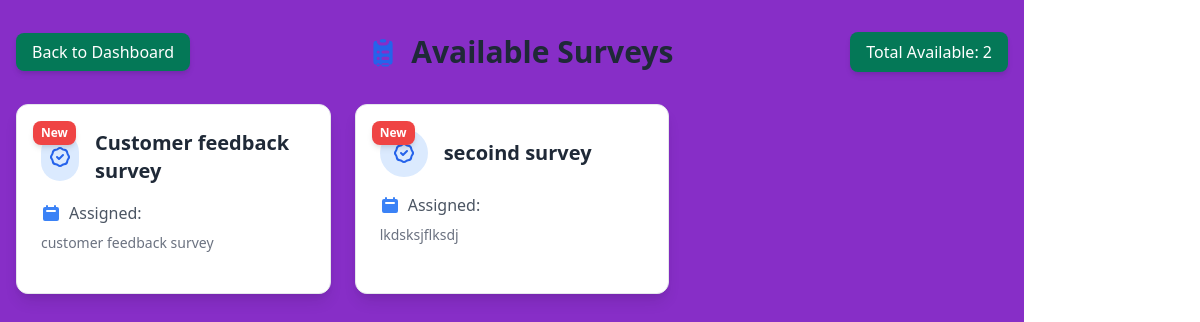
Before: /respondent/survey_wall/ (signed in) with the older database file.
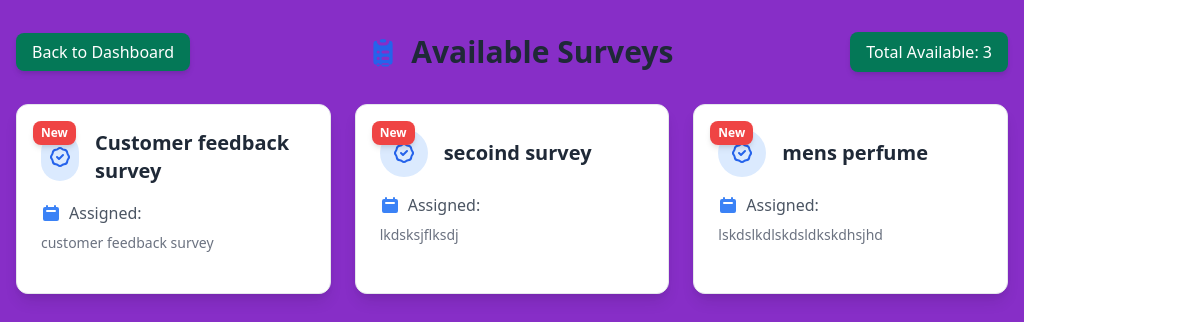
After: the same page with the newer database file.
### surveys/models.py (models this page shows, shortened)
class Survey(models.Model):
    title = models.CharField(max_length=200)
    description = models.TextField(blank=True, null=True)
    user = models.ForeignKey(
        settings.AUTH_USER_MODEL,
        on_delete=models.CASCADE,
        related_name='surveys',
        null=True  # Allow existing surveys to remain
    )
    created_at = models.DateTimeField(auto_now_add=True)
    updated_at = models.DateTimeField(auto_now=True)
    unique_link = models.CharField(max_length=16, unique=True, blank=True)
    external_link = models.CharField(max_length=16, unique=True, blank=True, null=True)
    max_external_responses = models.PositiveIntegerField(null=True, blank=True)
    external_response_count = models.PositiveIntegerField(default=0)
    is_active = models.BooleanField(default=True)  # New field to track survey activation status
    expiry_datetime = models.DateTimeField(null=True, blank=True)
    is_expired = models.BooleanField(default=False)
    points = models.IntegerField(default=0)

### respondent_app/views.py (the view)
# urls.py: path('survey_wall/', survey_wall, name='survey_wall'),
@login_required
def survey_wall(request):
    surveys = Survey.objects.all()
    taken_surveys = Response.objects.filter(user=request.user)
    expired_taken_ids = taken_surveys.filter(
        submitted_at__lt=now() - timedelta(hours=48)
    ).values_list('survey_id', flat=True)
    all_taken_ids = taken_surveys.values_list('survey_id', flat=True)
    new_survey_ids = surveys.exclude(id__in=all_taken_ids).values_list('id', flat=True)
    valid_surveys = surveys.exclude(id__in=expired_taken_ids)
    context = {
        'surveys': valid_surveys,
        'new_survey_ids': list(new_survey_ids),
    }
    return render(request, 'respondent_app/surveywall.html', context)

### templates/respondent_app/surveywall.html (shortened to what this page needs)
{% extends 'respondent_app/base.html' %}
{% block content %}
<div class="container mx-auto px-4 py-8 min-h-screen" style="background-color: #872ec7;">
    <div class="max-w-7xl mx-auto">
        <div class="flex justify-between items-center mb-8">
            <div>
                <a href="{% url 'respondent_app:dashboard' %}" class="bg-green-700 text-white px-4 py-2 rounded-lg shadow-md hover:bg-gray-800 transition duration-300">Back to Dashboard</a>
            </div>
            <h1 class="text-3xl font-extrabold text-gray-800 flex items-center">
                Available Surveys
            </h1>
            <div class="bg-green-700 text-white px-4 py-2 rounded-lg shadow-md hover:bg-green-600 transition duration-300">
                Total Available: {{ surveys.count }}
            </div>
        </div>
        {% if surveys %}
        <div class="grid grid-cols-1 md:grid-cols-2 lg:grid-cols-3 gap-6">
            {% for survey in surveys %}
            <div class="bg-white border border-gray-200 rounded-xl shadow-lg hover:shadow-xl transition-all duration-300 transform hover:-translate-y-2 overflow-hidden">
                <div class="p-6 relative group">
                    {% if survey.id in new_survey_ids %}
                        <div class="absolute top-4 left-4 bg-red-500 text-white text-xs font-bold px-2 py-1 rounded-lg shadow-md">
                            New
                        </div>
                    {% endif %}
                    <div class="flex items-center mb-4">
                        <div class="w-12 h-12 rounded-full bg-blue-100 flex items-center justify-center mr-4">
                        </div>
                        <h2 class="text-xl font-bold text-gray-800">{{ survey.title }}</h2>
                    </div>
                    <div class="space-y-2 text-gray-600 mb-4">
                        <p class="flex items-center">
                            Assigned: {{ survey.assigned_at|date:"d M Y, h:i A" }}
                        </p>
                        <p class="flex items-center text-sm text-gray-500">
                            {{ survey.description }}
                        </p>
                    </div>
                </div>
            </div>
        {% endfor %}
        </div>
        {% else %}
        <div class="bg-white border border-gray-200 rounded-xl shadow-lg p-12 text-center">
            <h2 class="text-2xl font-bold text-gray-600 mb-4">No Available Surveys</h2>
            <p class="text-gray-500">Check back later for new survey opportunities.</p>
        </div>
        {% endif %}
    </div>
</div>
{% endblock %}

Changed rows visible on the page:
added Survey: shows "New", title "mens perfume", description "lskdslkdlskdsldkskdhsjhd"
Other visible differences:
{{ surveys.count }}: "2" → "3"
